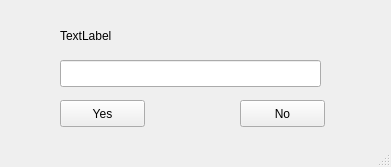
<?xml version="1.0" encoding="UTF-8"?>
<ui version="4.0">
 <class>MainWindow</class>
 <widget class="QMainWindow" name="MainWindow">
  <property name="geometry">
   <rect>
    <x>0</x>
    <y>0</y>
    <width>391</width>
    <height>167</height>
   </rect>
  </property>
  <property name="windowTitle">
   <string>MainWindow</string>
  </property>
  <widget class="QWidget" name="centralWidget">
   <widget class="QPushButton" name="yesBtn">
    <property name="geometry">
     <rect>
      <x>60</x>
      <y>100</y>
      <width>85</width>
      <height>27</height>
     </rect>
    </property>
    <property name="text">
     <string>Yes</string>
    </property>
   </widget>
   <widget class="QPushButton" name="noBtn">
    <property name="geometry">
     <rect>
      <x>240</x>
      <y>100</y>
      <width>85</width>
      <height>27</height>
     </rect>
    </property>
    <property name="text">
     <string>No</string>
    </property>
   </widget>
   <widget class="QLineEdit" name="textInput">
    <property name="enabled">
     <bool>true</bool>
    </property>
    <property name="geometry">
     <rect>
      <x>60</x>
      <y>60</y>
      <width>261</width>
      <height>27</height>
     </rect>
    </property>
   </widget>
   <widget class="QLabel" name="textOutput">
    <property name="geometry">
     <rect>
      <x>60</x>
      <y>20</y>
      <width>261</width>
      <height>31</height>
     </rect>
    </property>
    <property name="text">
     <string>TextLabel</string>
    </property>
    <property name="wordWrap">
     <bool>true</bool>
    </property>
   </widget>
  </widget>
  <widget class="QStatusBar" name="statusBar"/>
 </widget>
 <layoutdefault spacing="6" margin="11"/>
 <resources/>
 <connections/>
</ui>
